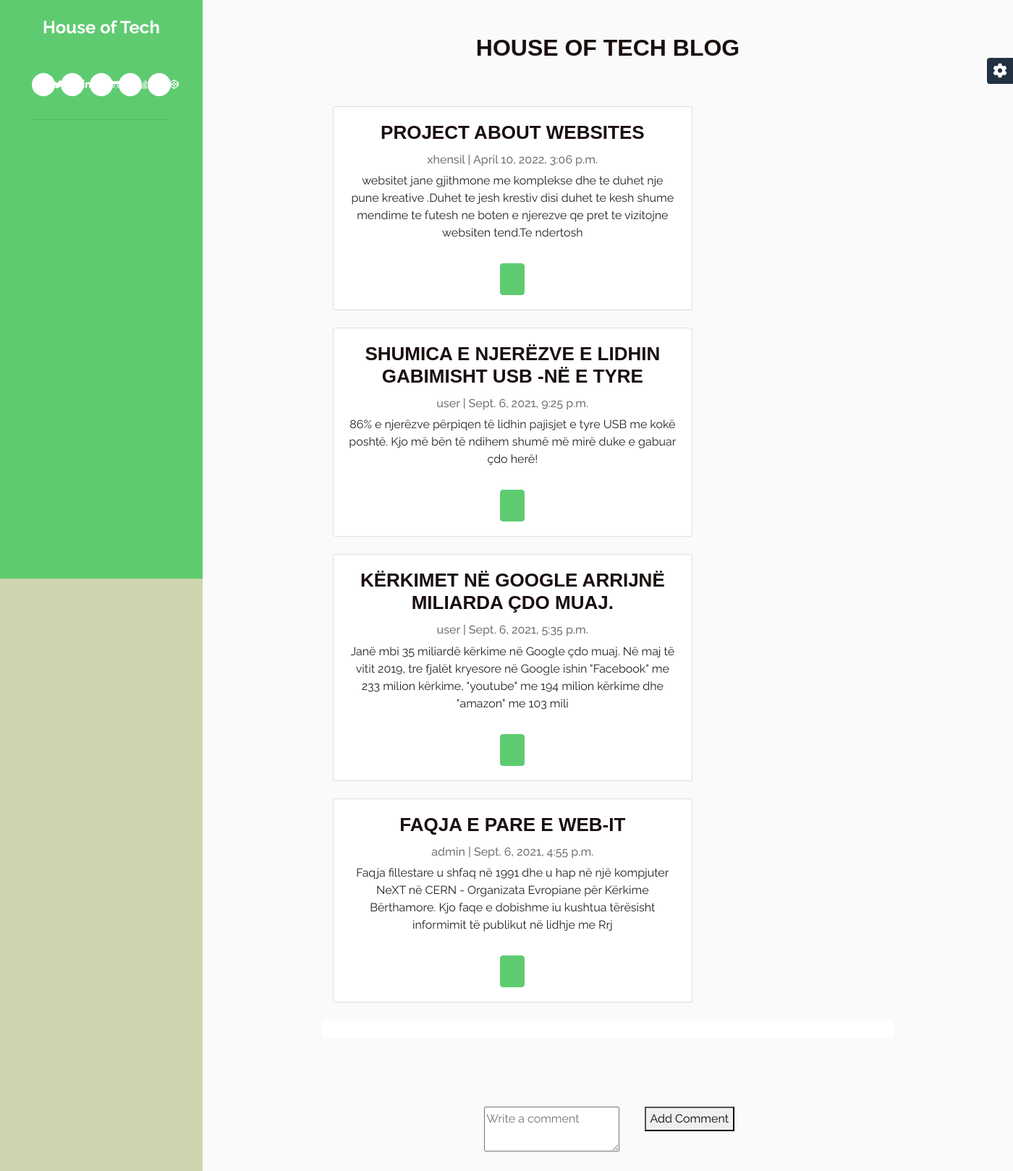
Page /blog on the committed database.
### app1/models.py (models this page shows)
class Post(models.Model):
  title =  models.CharField(max_length=200, unique=True)
  slug =   models.SlugField(max_length=200, unique=True)
  author = models.ForeignKey(User, on_delete=models.CASCADE, related_name='blog_posts')
  created_on = models.DateTimeField(auto_now_add=True)
  updated_on = models.DateTimeField(auto_now=True)
  content = models.TextField()
  status = models.IntegerField(choices=STATUS, default=0)
  class Meta:
    ordering = ['-created_on']

### app1/views.py (the view)
# urls.py: path('blog', views.PostList.as_view(), name="index"),
class PostList(generic.ListView):
  queryset = Post.objects.filter(status=1).order_by('-created_on')
  template_name = 'index.html'

### app1/templates/index.html (shortened to what this page needs)
{% extends "base.html" %}
{% block content %}
<header class="masthead">
  <div class="container">
    <div class="row">
      <div class=" col-md-8 col-md-10 mx-auto">
      </div>
    </div>
  </div>
</header>
<div class="container">
  <div class="row">
    <div class="col-md-8 mt-3 left">
      {% for post in post_list %}
      <div class="card mb-4">
        <div class="card-body">
          <h2 class="card-title">{{ post.title }}</h2>
          <p class="card-text text-muted h6">{{ post.author }} | {{ post.created_on}} </p>
          <p class="card-text">{{post.content|slice:":200"}}</p>
          <a href="{% url 'post_detail' post.slug  %}" class="btn btn-primary"></a>
        </div>
      </div>
      {% endfor %}
    </div>
  </div>
</div>
{%endblock%}

### app1/templates/base.html (shortened to what this page needs)
<!DOCTYPE html>
<html lang="en">
{% load static %}
<head>
    <link id="theme-style" rel="stylesheet" href="{% static 'assets/css/theme-1.css'%}"/>
    <link rel="stylesheet" href="{% static 'css/style01.css'%}"/>
    <link rel="stylesheet" type="text/css" href="{% static 'css/demo.css'%}" />
</head>
<body>
    <header class="header text-center">
	    <h1 class="blog-name pt-lg-4 mb-0"><a href="http://127.0.0.1:8000/">House of Tech</a></h1>
	    <nav class="navbar navbar-expand-lg navbar-dark" >
			<div id="navigation" class="collapse navbar-collapse flex-column" >
				<div class="profile-section pt-3 pt-lg-0">
					<ul class="social-list list-inline py-3 mx-auto">
			            <li class="list-inline-item"><a href="#"><i class="fab fa-twitter fa-fw"></i></a></li>
			            <li class="list-inline-item"><a href="#"><i class="fab fa-linkedin-in fa-fw"></i></a></li>
			            <li class="list-inline-item"><a href="#"><i class="fab fa-github-alt fa-fw"></i></a></li>
			            <li class="list-inline-item"><a href="#"><i class="fab fa-stack-overflow fa-fw"></i></a></li>
			            <li class="list-inline-item"><a href="#"><i class="fab fa-codepen fa-fw"></i></a></li>
			        </ul>
			        <hr>
				</div>
		</nav>
    </header>
    <div class="main-wrapper">
	    <section class="cta-section theme-bg-light py-5">
		    <div class="container text-center">
			    <h2 class="heading">House of Tech Blog</h2>
			    <form class="signup-form form-inline justify-content-center pt-3">
                </form>
		    </div>
  {% block content %}{% endblock content %}
  <div id="config-panel" class="config-panel d-none d-lg-block">
        <div class="panel-inner">
            <a id="config-trigger" class="config-trigger config-panel-hide text-center" href="#"><i class="fas fa-cog fa-spin mx-auto" data-fa-transform="down-6" ></i></a>
        </div>
    </div>
	<section>
		<div class="ScriptTop">
			<div class="rt-container">
				<div class="col-rt-4" id="float-right">
				</div>
			</div>
		</div>
		<header class="ScriptHeader">
			<div class="rt-container">
				<div class="col-rt-12">
				</div>
			</div>
		</header>
		<section>
			<div class="rt-container">
				  <div class="col-rt-12">
					  <div class="Scriptcontent">
	<section id="app">
		<div class="container">
		  <div class="row">
			<div class="col-6">
			  </div>
			  </div>
		  <div class="row">
			<div class="col-6">
		  <textarea type="text" class="input" placeholder="Write a comment" v-model="newItem" @keyup.enter="addItem()"></textarea>
			  <button v-on:click="addItem()" class='primaryContained float-right' type="submit">Add Comment</button>
			</div>
		  </div>
		</div>
	  </section>
</body>
</html>

### static/css/style01.css (style rules this page uses)
body { background: #fff; color: #666666; font-family: "Open Sans", sans-serif; }
a { color: #18d26e; transition: 0.5s; text-decoration: none; }
p { padding: 0; margin: 0 0 30px 0; }
h1, h2, h3, h4, h5, h6 { font-family: "Montserrat", sans-serif; font-weight: 400; margin: 0 0 20px 0; padding: 0; }
.navbar { padding: 0; }
.navbar ul { margin: 0; padding: 0; display: flex; list-style: none; align-items: center; }
.navbar li { position: relative; }
.navbar a, .navbar a:focus { display: flex; align-items: center; justify-content: space-between; padding: 10px 0 10px 30px; font-family: "Montserrat", sans-serif; font-size: 13px; font-weight: 600; color: #fff; white-space: nowrap; text-transform: uppercase; transition: 0.3s; }
section { overflow: hidden; }

### static/css/demo.css (style rules this page uses)
html { box-sizing: border-box; }
*, *:before, *:after { box-sizing: inherit; }
article, header, section, aside, details, figcaption, figure, footer, header, hgroup, main, nav, section, summary { display: block; }
body { background:#cdd4ae none repeat scroll 0 0; color: #222; font-size: 100%; line-height: 24px; margin: 0; padding:0; font-family: "Raleway",sans-serif; }
a { font-family: "Raleway",sans-serif; text-decoration: none; outline: none; }
section { float: left; width: 100%; padding-bottom:3em; }
h2 { color: #1a0e0e; font-size: 26px; font-weight: 700; margin: 0; line-height: normal; text-transform:uppercase; }
#float-right { float:right; }
.ScriptTop { background: #fff none repeat scroll 0 0; float: left; font-size: 0.69em; font-weight: 600; line-height: 2.2; padding: 12px 0; text-transform: uppercase; width: 100%; }
.ScriptHeader { float: left; width: 100%; padding: 2em 0; }
.Scriptcontent { line-height:28px; }
.rt-container { margin: 0 auto; padding-left:12px; padding-right:12px; }
[class^="col-rt-"] { box-sizing: border-box; -webkit-box-sizing: border-box; -moz-box-sizing: border-box; -o-box-sizing: border-box; -ms-box-sizing: border-box; padding: 0 15px; min-height: 1px; position: relative; }
@media (min-width: 768px) { .rt-container { width: 750px; } }
@media (min-width: 768px) { [class^="col-rt-"] { float: left; width: 49.9999999999%; } }
@media (min-width: 768px) { .col-rt-6, .col-rt-12 { width: 100%; } }
@media (min-width: 1200px) { .rt-container { width: 1170px; } }
@media (min-width: 1200px) { .col-rt-4 { width: 67.664%; } }

### rows in the picture
Post: title "PROJECT ABOUT WEBSITES", author "xhensil", created_on "April 10, 2022, 3:06 p.m.", content "websitet jane gjithmone me komplekse dhe te duhet nje pune kreative .Duhet te jesh krestiv disi duhet te kesh shume mendime te futesh ne boten e njerezve qe pret te vizitojne websiten tend.Te ndertosh"
Post: title "SHUMICA E NJERËZVE E LIDHIN GABIMISHT USB -NË E TYRE", author "user", created_on "Sept. 6, 2021, 9:25 p.m.", content "86% e njerëzve përpiqen të lidhin pajisjet e tyre USB me kokë poshtë. Kjo më bën të ndihem shumë më mirë duke e gabuar çdo herë!"
Post: title "KËRKIMET NË GOOGLE ARRIJNË MILIARDA ÇDO MUAJ.", author "user", created_on "Sept. 6, 2021, 5:35 p.m.", content "Janë mbi 35 miliardë kërkime në Google çdo muaj. Në maj të vitit 2019, tre fjalët kryesore në Google ishin \"Facebook\" me 233 milion kërkime, \"youtube\" me 194 milion kërkime dhe \"amazon\" me 103 mili"
Post: title "FAQJA E PARE E WEB-IT", author "admin", created_on "Sept. 6, 2021, 4:55 p.m.", content "Faqja fillestare u shfaq në 1991 dhe u hap në një kompjuter NeXT në CERN - Organizata Evropiane për Kërkime Bërthamore. Kjo faqe e dobishme iu kushtua tërësisht informimit të publikut në lidhje me Rrj"
